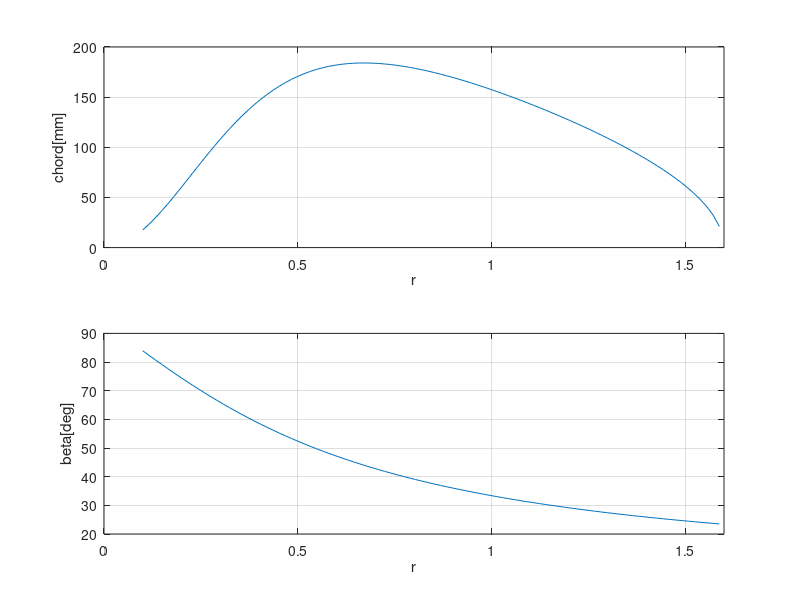
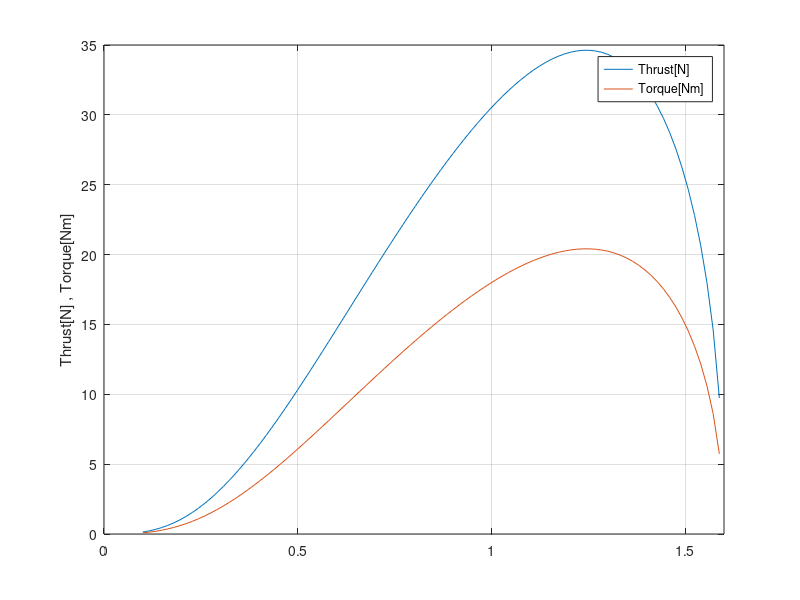
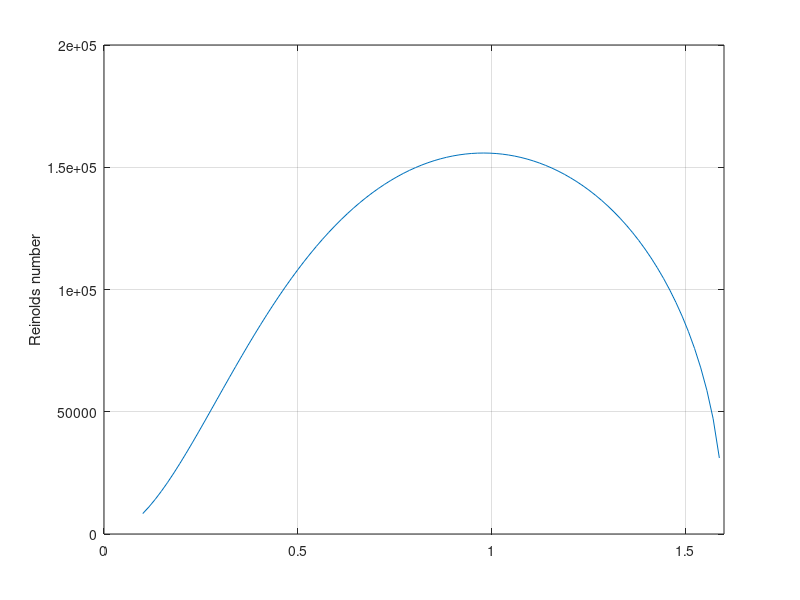

These figures' MATLAB source, in order:
clear all
%--------------------------------
%	ペラ設定値
%--------------------------------
B = 2;							%ブレード数B
n = 100;						%分割数n
D = 3.2;						%ペラ直径D[m]
R = D / 2.0;					%ペラ半径R（Dから求まる）
dr = D / 2.0 / n;				%ペラ分割幅Δr（Dとnから求まる）
r = 0.1:dr:R;					%ペラ位置r（ベクトル）
rpm = 130;						%回転数[rpm]
Omega = rpm / 60 * 2 * pi;		%回転数Ω[rad/s]（rpmから求まる）
V = 7.2;						%機速[m/s]
rho = 1.184;					%空気密度ρ[kg/m^3]
nu = 1.540 * 10^(-5);			%動粘性係数ν[m^2/s]
T = 30;							%必要推力T[N]

%翼型のデータ。Clを決めて、それに対応するCdとalphaを入力
Cl = 0.8;							%（局所）揚力係数
Cd = 0.015;						%（局所）抗力係数
alpha_deg = 4;					%迎え角α[degree]

%-------------------------------
alpha = alpha_deg .* pi/180;		%迎え角α[rad]
DL = Cd ./ Cl;						%D/L：揚抗比の逆数
Tc = 2*T / (rho*V^2*pi*R^2);		%推力係数Tc

%================================
%	Betz & Prandtlの式
%================================
%--------------------------------
%	x		:局所進行率の逆数x(ベクトル）
%	sinphi	:sin(phi)（ベクトル）
%	cosphi	:cos8phi)（ベクトル）
%	lambda	:進行率λ（スカラー）
%	f		:渦面間隔パラメータf(vortex sheet spacing parameter)（ベクトル）
%	F		:Plandtlの渦間隔パラメータF（ベクトル）
%	G		:Betz & Prandtlの最小誘導損失のプロペラの循環関数G（ベクトル）
%
%	xi		:無次元ペラ位置ξ（ベクトル）
%	dxi		:Δξ（スカラー）
%--------------------------------
%----論文(3)to(5)
x = Omega .*r / V;
sinphi = sqrt(1+x.^2).^(-1);
cosphi = x .* sqrt(1+x.^2).^(-1);

%----論文(6)to(9)
lambda = V / Omega / R;
f = B/2 * sqrt(lambda^2 +1)/lambda *(1-r/R);
F = 2/pi * acos(e.^(-f));
G = F.*x.^2 ./ (1+x.^2);

%----論文(17)
xi = r/R;
dxi = 1/n;

%================================
%	Larrabeeの設計法(論文の式順序に従う)
%================================
%--------------------------------
%	I1,I2	:ζを出すための積分式
%	dI1dxi	:dI1/dξ
%	dI2dxi	:dI2/dξ
%	zeta	:渦面移動速度比ζ（スカラー）
%	vd		:渦面移動速度v'（スカラー）
%
%	Gamma	:循環分布Γ（論文(6)式から）
%	ad		:a'
%	planform:平面図関数（=(c/R)*Cl/zeta）planform function
%	chord	:コード長c
%	phi		:らせん角度Φ
%	beta	:ピッチ角β[rad]
%	beta_deg:ピッチ角β[deg]
%
%	dTdrL	:流入速度による局所推力(dT/dr)_L
%	dTdr	:誘導速度考慮した局所推力（誘導速度成分によって局所推力が減少）dT/dr
%	dT		:ΔT（使わない)
%	T		:推力T
%
%	epsilon	:揚力vs抗力の角度ε[rad]
%	etae	:ブレード要素での効率ηe
%	dTcdxi	:dTc/dξ（論文(16)式）
%	eta		:効率η(<1)
%	dQdr	:局所トルクdQ/dr[Nm]
%	Q		:トルクQ[Nm]
%	W		:必要パワーW[W]
%	Re		:レイノルズ数Re
%--------------------------------
%----論文(18)to(21)
% dI1 = G .* (1 - DL./x) .* xi * dxi;	
% dI2 = G .* (1 - DL./x) .*xi ./ (x.^2+1) * dxi;
% I1 = 4 * sum(dI1);
% I2 = 2 * sum(dI2);
dI1dxi = G .* (1 - DL./x) .* xi;
dI2dxi = G .* (1 - DL./x) .*xi ./ (x.^2+1);
I1 = 4 * trapz(xi,dI1dxi);
I2 = 2 * trapz(xi,dI2dxi);
zeta = I1 / (2*I2) * (1 - sqrt(1 - (4*I2*Tc / I1^2)));	
vd = zeta * V;

%----論文(6),(11)
Gamma = 2 * pi .*r * vd .* sinphi .* cosphi .* F / B;
ad = 0.5 * vd / V ./ (x.^2+1);

%----論文(24)to(26)
planform = 4*pi / B * lambda .*G ./ sqrt(1+x.^2);
chord = planform * zeta ./ Cl * R;
phi = atan(lambda ./xi * (1 + zeta/2));
beta = phi + alpha;
beta_deg = beta *180/pi;

%----論文(12)to(14)
dTdrL = rho * Omega .*r .* (1 - ad) * B .* Gamma;
dTdr = dTdrL .* (1- DL./x);
% dT = dTdr .*dr;
% T = sum(dT) * B
T = trapz(r,dTdr)

%----論文(28),(29),(16)
epsilon = atan(DL);
etae = tan(phi) ./ tan(phi+epsilon) .* (1/(1+0.5*zeta));
dTcdxi = 2 .* zeta * G .*(1-DL./x).*xi.*(2-zeta./(x.^2+1));
% eta = sum(etae .* dTcdxi .*dxi / Tc);	%効率η
eta = trapz(xi,etae .* dTcdxi) /Tc;
dQdr = dTdr * V ./ (eta * Omega);
Q = T * V / (eta * Omega);
W = Q * Omega

Re = sqrt(V^2 + (Omega .*r .* (1-ad)).^2) .* chord /nu;


%--------------------------------
% 	グラフ描写と画像書き出し
%--------------------------------

%コード長とピッチ角のグラフ
figure(1);
	subplot(2,1,1);
		plot(r,chord*1000);
		xlabel('r');
		ylabel('chord[mm]');
		xlim([0 R]);
		grid on;

	subplot(2,1,2);
		plot(r,beta_deg);
		xlabel('r');
		ylabel('beta[deg]');
		xlim([0 R]);
		grid on;
	%-r100は解像度を100dpiにする。文字を大きくするために100dpi
	print -dpng -r100 chord_pitch.png;
	
%推力とトルクのグラフ
figure(2)
	plot(r,dTdr,r,dQdr);
	ylabel('Thrust[N] , Torque[Nm]');
	xlim([0 R]);
	legend('Thrust[N]','Torque[Nm]');
	grid on;
	print -dpng -r100 thrust.png

%レイノルズ数のグラフ
figure(3)
	plot(r,Re);
	ylabel('Reinolds number');
	xlim([0 R]);
	grid on;
	print -dpng -r100 Re.png
